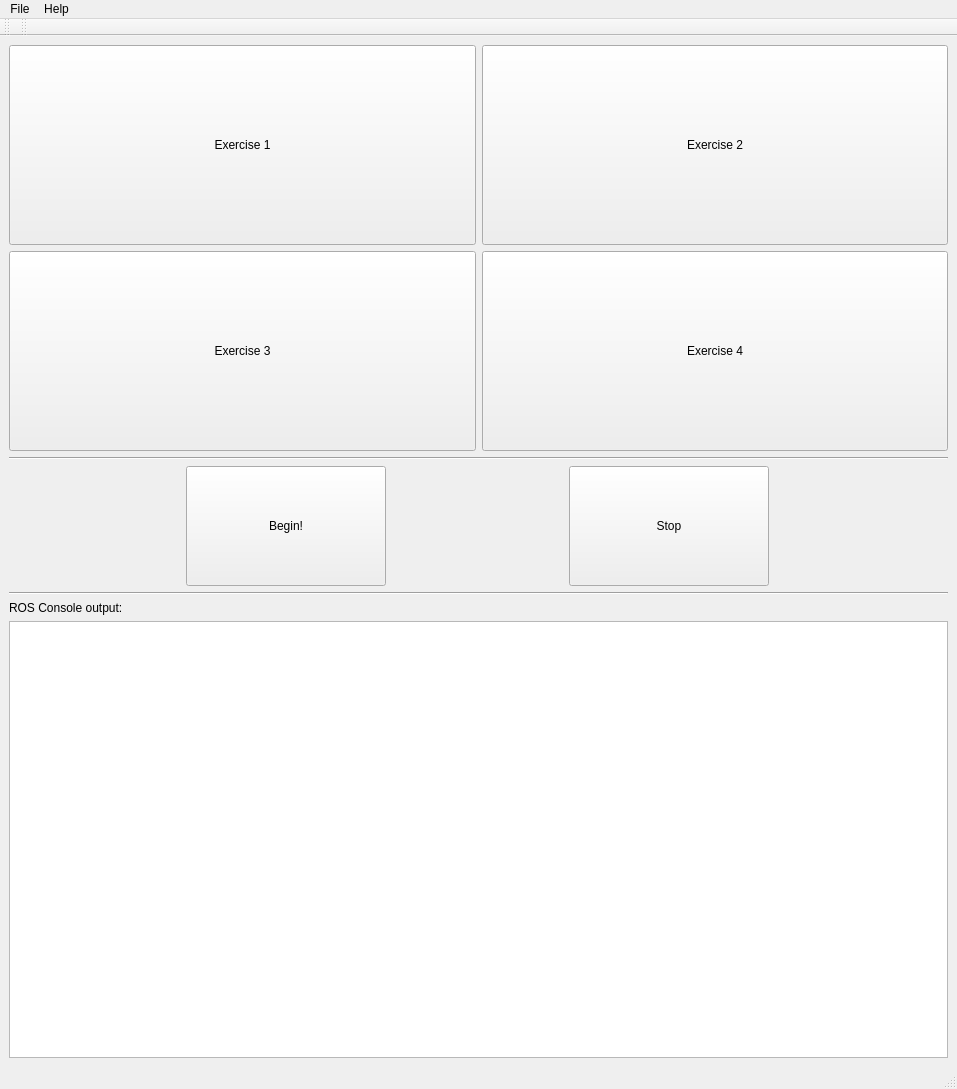
<?xml version="1.0" encoding="UTF-8"?>
<ui version="4.0">
 <class>QTRehaZenter</class>
 <widget class="QMainWindow" name="QTRehaZenter">
  <property name="geometry">
   <rect>
    <x>0</x>
    <y>0</y>
    <width>957</width>
    <height>1089</height>
   </rect>
  </property>
  <property name="sizePolicy">
   <sizepolicy hsizetype="Fixed" vsizetype="Fixed">
    <horstretch>0</horstretch>
    <verstretch>0</verstretch>
   </sizepolicy>
  </property>
  <property name="windowTitle">
   <string>MainWindow</string>
  </property>
  <widget class="QWidget" name="centralwidget">
   <layout class="QGridLayout" name="gridLayout">
    <item row="7" column="0" colspan="2">
     <widget class="Line" name="line">
      <property name="sizePolicy">
       <sizepolicy hsizetype="Minimum" vsizetype="Maximum">
        <horstretch>0</horstretch>
        <verstretch>0</verstretch>
       </sizepolicy>
      </property>
      <property name="orientation">
       <enum>Qt::Horizontal</enum>
      </property>
     </widget>
    </item>
    <item row="6" column="0" colspan="2">
     <layout class="QHBoxLayout" name="horizontalLayout">
      <property name="sizeConstraint">
       <enum>QLayout::SetDefaultConstraint</enum>
      </property>
      <property name="topMargin">
       <number>0</number>
      </property>
      <item>
       <widget class="QPushButton" name="btnBegin">
        <property name="sizePolicy">
         <sizepolicy hsizetype="Fixed" vsizetype="Fixed">
          <horstretch>0</horstretch>
          <verstretch>0</verstretch>
         </sizepolicy>
        </property>
        <property name="minimumSize">
         <size>
          <width>200</width>
          <height>120</height>
         </size>
        </property>
        <property name="text">
         <string>Begin!</string>
        </property>
       </widget>
      </item>
      <item>
       <widget class="QPushButton" name="btnStop">
        <property name="sizePolicy">
         <sizepolicy hsizetype="Fixed" vsizetype="Fixed">
          <horstretch>0</horstretch>
          <verstretch>0</verstretch>
         </sizepolicy>
        </property>
        <property name="minimumSize">
         <size>
          <width>200</width>
          <height>120</height>
         </size>
        </property>
        <property name="text">
         <string>Stop</string>
        </property>
        <property name="checkable">
         <bool>false</bool>
        </property>
       </widget>
      </item>
     </layout>
    </item>
    <item row="8" column="0">
     <widget class="QLabel" name="lblROSConsole">
      <property name="sizePolicy">
       <sizepolicy hsizetype="Maximum" vsizetype="Maximum">
        <horstretch>0</horstretch>
        <verstretch>0</verstretch>
       </sizepolicy>
      </property>
      <property name="text">
       <string>ROS Console output:</string>
      </property>
     </widget>
    </item>
    <item row="3" column="1">
     <widget class="QPushButton" name="btnExercise4">
      <property name="sizePolicy">
       <sizepolicy hsizetype="MinimumExpanding" vsizetype="Fixed">
        <horstretch>0</horstretch>
        <verstretch>0</verstretch>
       </sizepolicy>
      </property>
      <property name="minimumSize">
       <size>
        <width>0</width>
        <height>200</height>
       </size>
      </property>
      <property name="text">
       <string>Exercise 4</string>
      </property>
     </widget>
    </item>
    <item row="2" column="1">
     <widget class="QPushButton" name="btnExercise2">
      <property name="sizePolicy">
       <sizepolicy hsizetype="MinimumExpanding" vsizetype="Fixed">
        <horstretch>0</horstretch>
        <verstretch>0</verstretch>
       </sizepolicy>
      </property>
      <property name="minimumSize">
       <size>
        <width>0</width>
        <height>200</height>
       </size>
      </property>
      <property name="text">
       <string>Exercise 2</string>
      </property>
     </widget>
    </item>
    <item row="9" column="0" colspan="2">
     <widget class="QTextBrowser" name="txtViewROSConsole">
      <property name="sizePolicy">
       <sizepolicy hsizetype="Expanding" vsizetype="Minimum">
        <horstretch>0</horstretch>
        <verstretch>0</verstretch>
       </sizepolicy>
      </property>
      <property name="minimumSize">
       <size>
        <width>751</width>
        <height>400</height>
       </size>
      </property>
     </widget>
    </item>
    <item row="5" column="0" colspan="2">
     <widget class="Line" name="line_2">
      <property name="sizePolicy">
       <sizepolicy hsizetype="Minimum" vsizetype="Maximum">
        <horstretch>0</horstretch>
        <verstretch>0</verstretch>
       </sizepolicy>
      </property>
      <property name="orientation">
       <enum>Qt::Horizontal</enum>
      </property>
     </widget>
    </item>
    <item row="3" column="0">
     <widget class="QPushButton" name="btnExercise3">
      <property name="sizePolicy">
       <sizepolicy hsizetype="MinimumExpanding" vsizetype="Fixed">
        <horstretch>0</horstretch>
        <verstretch>0</verstretch>
       </sizepolicy>
      </property>
      <property name="minimumSize">
       <size>
        <width>0</width>
        <height>200</height>
       </size>
      </property>
      <property name="text">
       <string>Exercise 3</string>
      </property>
     </widget>
    </item>
    <item row="2" column="0">
     <widget class="QPushButton" name="btnExercise1">
      <property name="sizePolicy">
       <sizepolicy hsizetype="MinimumExpanding" vsizetype="Fixed">
        <horstretch>0</horstretch>
        <verstretch>0</verstretch>
       </sizepolicy>
      </property>
      <property name="minimumSize">
       <size>
        <width>0</width>
        <height>200</height>
       </size>
      </property>
      <property name="text">
       <string>Exercise 1</string>
      </property>
     </widget>
    </item>
   </layout>
  </widget>
  <widget class="QMenuBar" name="menubar">
   <property name="geometry">
    <rect>
     <x>0</x>
     <y>0</y>
     <width>957</width>
     <height>35</height>
    </rect>
   </property>
   <widget class="QMenu" name="menuEdit">
    <property name="title">
     <string>File</string>
    </property>
    <addaction name="actionSettings"/>
    <addaction name="separator"/>
    <addaction name="actionQuit"/>
   </widget>
   <widget class="QMenu" name="menuHelp">
    <property name="title">
     <string>Help</string>
    </property>
    <addaction name="actionAbout"/>
   </widget>
   <addaction name="menuEdit"/>
   <addaction name="menuHelp"/>
  </widget>
  <widget class="QStatusBar" name="statusbar"/>
  <widget class="QToolBar" name="toolBar">
   <property name="windowTitle">
    <string>toolBar</string>
   </property>
   <attribute name="toolBarArea">
    <enum>TopToolBarArea</enum>
   </attribute>
   <attribute name="toolBarBreak">
    <bool>false</bool>
   </attribute>
  </widget>
  <widget class="QToolBar" name="toolBar_2">
   <property name="windowTitle">
    <string>toolBar_2</string>
   </property>
   <attribute name="toolBarArea">
    <enum>TopToolBarArea</enum>
   </attribute>
   <attribute name="toolBarBreak">
    <bool>false</bool>
   </attribute>
  </widget>
  <action name="actionSettings">
   <property name="text">
    <string>Preferences</string>
   </property>
  </action>
  <action name="actionAbout">
   <property name="text">
    <string>About...</string>
   </property>
  </action>
  <action name="actionQuit">
   <property name="text">
    <string>Quit</string>
   </property>
  </action>
 </widget>
 <resources/>
 <connections/>
</ui>
